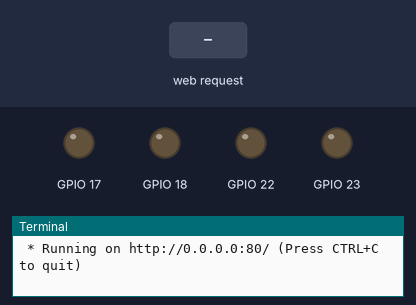
A program run on a simulated Raspberry Pi (BCM pin numbers). On the bench: output pins drawn as LEDs (lit = HIGH), the last lines printed to the terminal. The test bench sets the inputs (shaded band). The clock reads 2024-03-15 10:24:30 at power-on unless the program sets it.

Above: at 1.2 s.
1.3 s: HTTP request for /forward received
At 1.5 s:
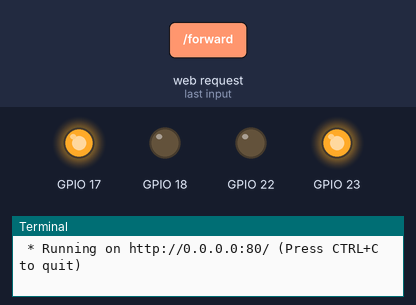
3.2 s: HTTP request for /backward received
At 3.4 s:
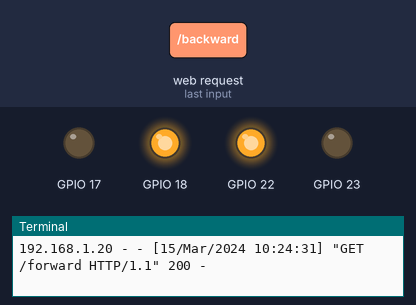
5.1 s: HTTP request for /left received
At 5.25 s:
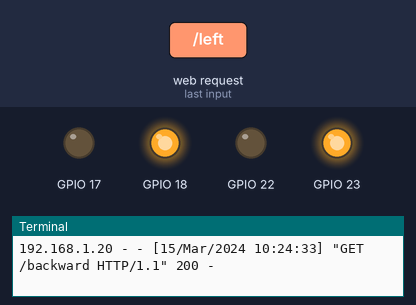
6.9 s: HTTP request for /right received
At 7.05 s:
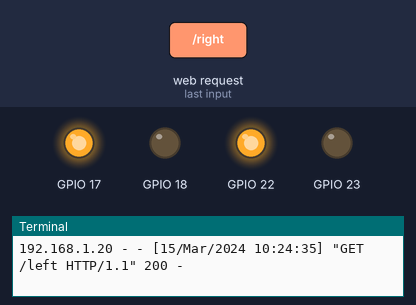
Timing chart, 0 to 9.7 s (numbered marks = the images above; inputs shaded):
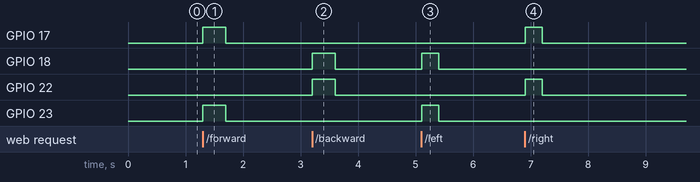

Measured:
- after the input at 1.3 s, GPIO 17, GPIO 23: LOW → HIGH at once, → LOW 0.40 s later
- after the input at 3.2 s, GPIO 18, GPIO 22: LOW → HIGH at once, → LOW 0.40 s later
- after the input at 5.1 s, GPIO 18, GPIO 23: LOW → HIGH at once, → LOW 0.30 s later
- after the input at 6.9 s, GPIO 17, GPIO 22: LOW → HIGH at once, → LOW 0.30 s later

The program:

webold.py
```python
from flask import Flask
import RPi.GPIO as GPIO
import time
GPIO.setwarnings(False)
GPIO.setmode(GPIO.BCM)

GPIO.setup(17, GPIO.OUT)
GPIO.setup(18, GPIO.OUT)
GPIO.setup(22, GPIO.OUT)
GPIO.setup(23, GPIO.OUT)

app = Flask(__name__)

@app.route("/")
def index():
    return "<html><body>" + \
    "<table" + \
    "<tr><td></td><td><a onclick='forward()'>Forward</a></td><td></td></tr>" + \
    "<tr><td><a onclick='left()'>Left</a></td><td></td><td><a onclick='right()'>Right</a></td></tr>" + \
    "<tr><td></td><td><a onclick='backward()'>Backward</a></td><td></td></tr>" + \
    "</table>" + \
    "<script>" + \
    "function forward(){var x = new XMLHttpRequest();x.open('GET', 'forward', true);x.send();}" + \
    "function backward(){var x = new XMLHttpRequest();x.open('GET', 'backward', true);x.send();}" + \
    "function right(){var x = new XMLHttpRequest();x.open('GET', 'right', true);x.send();}" + \
    "function left(){var x = new XMLHttpRequest();x.open('GET', 'left', true);x.send();}" + \
    "</script>" + \
    "</body></html>"

@app.route("/forward")
def forward():
    GPIO.output(17, 1)
    GPIO.output(23, 1)
    time.sleep(0.4)
    GPIO.output(17, 0)
    GPIO.output(23, 0)
    return "OK"

@app.route("/backward")
def backward():
    GPIO.output(18, 1)
    GPIO.output(22, 1)
    time.sleep(0.4)
    GPIO.output(18, 0)
    GPIO.output(22, 0)
    return "OK"

@app.route("/left")
def left():
    GPIO.output(18, 1)
    GPIO.output(23, 1)
    time.sleep(0.3)
    GPIO.output(18, 0)
    GPIO.output(23, 0)
    return "OK"

@app.route("/right")
def right():
    GPIO.output(17, 1)
    GPIO.output(22, 1)
    time.sleep(0.3)
    GPIO.output(17, 0)
    GPIO.output(22, 0)
    return "OK"


if __name__ == "__main__":
    app.run(host='0.0.0.0', port='80')
```
